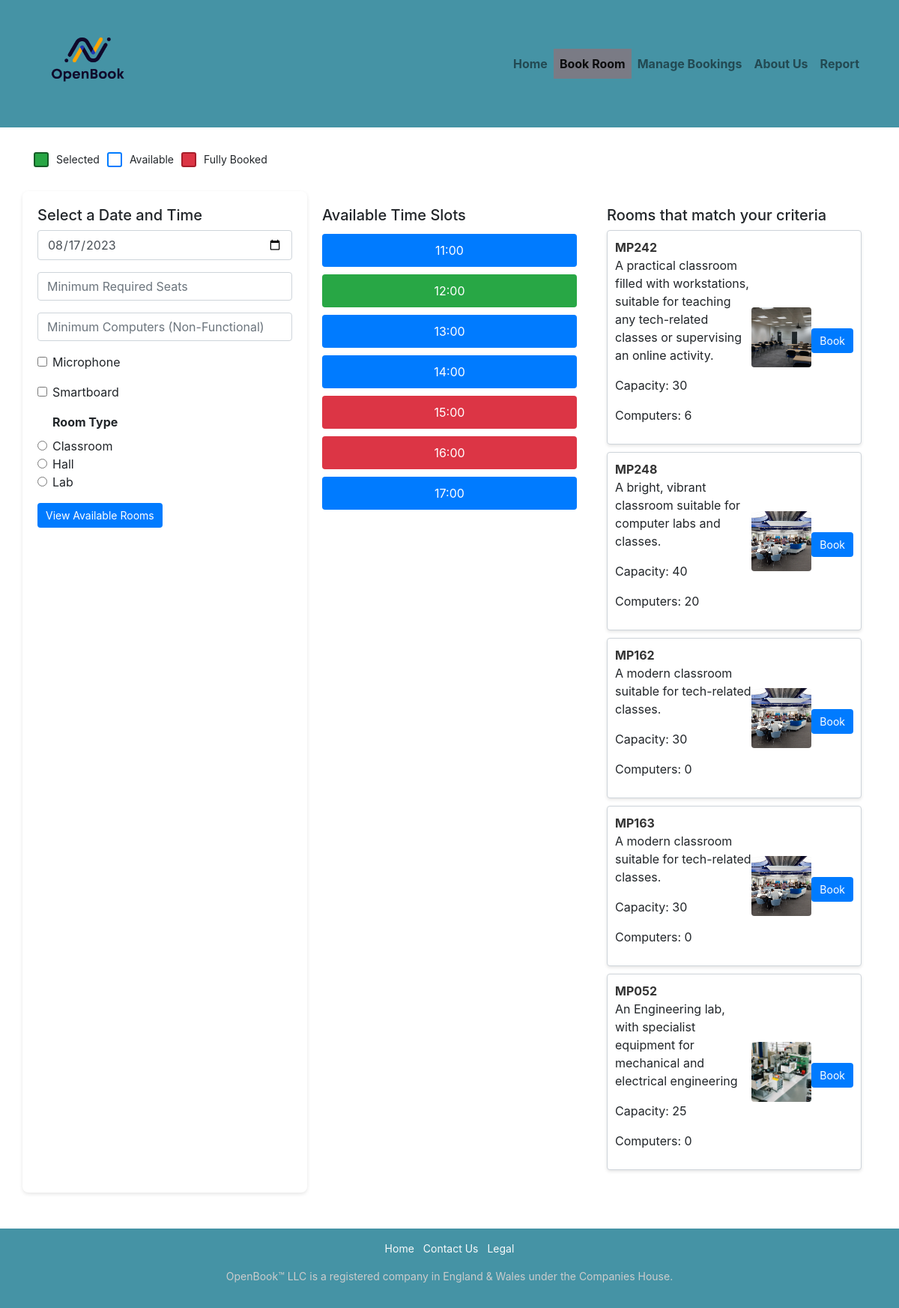
The app's page /RoomSelection.php?buildingID=1 with its own data.
### tables this page shows
CREATE TABLE `rooms` (
  `roomID` int(11) NOT NULL,
  `building` int(11) NOT NULL,
  `roomName` varchar(255) NOT NULL,
  `roomDesc` text DEFAULT NULL,
  `roomImg` text DEFAULT NULL,
  `floor` int(11) NOT NULL,
  `capacity` int(11) NOT NULL,
  `roomType` enum('Classroom','Hall','Lab') DEFAULT NULL
);

### RoomSelection.php (the view, shortened to what this page needs)
<?php
$timeSlots = [
    "11:00" => "available",
    "12:00" => "selected",
    "13:00" => "available",
    "14:00" => "available",
    "15:00" => "booked",
    "16:00" => "booked",
    "17:00" => "available",
];
function getComputerCount($conn, $roomID) {
    $query = "SELECT COUNT(*) as num_computers FROM computers c JOIN equipment e ON c.equipmentID = e.equipmentID WHERE e.designatedRoom = $roomID";
    $result = mysqli_query($conn, $query);
    $data = mysqli_fetch_assoc($result);
    return $data['num_computers'];
}
?>
<!DOCTYPE html>
<html lang="en">
<head>
    <link rel="stylesheet" href="https://maxcdn.bootstrapcdn.com/bootstrap/4.0.0/css/bootstrap.min.css">
    <link rel="stylesheet" href="public_html/style/main.css">
</head>
<body>
    <nav class="navbar navbar-expand-lg navbar-light bg-teal">
        <div class="container">
            <a class="navbar-brand" href="index.php">
                <img src="public_html/images/OpenBook_Logo.png" alt="OpenBook Logo" class="OBLogo">
            </a>
            <div class="navbar-nav ml-auto">
                <a class="nav-item nav-link" href="index.php">Home</a>
                <a class="nav-item nav-link active" href="BookRooms.php">Book Room</a>
                <a class="nav-item nav-link" href="ManageBookings.php">Manage Bookings</a>
                <a class="nav-item nav-link" href="AboutUs.php">About Us</a>
                <a class="nav-item nav-link" href="ReportPage.php">Report</a>
            </div>
        </div>
    </nav>
    <div class="container">
        <div class="availability-key">
            <p>
                <span class="key-selected"></span> Selected
                <span class="key-available"></span> Available
                <span class="key-booked"></span> Fully Booked
            </p>
        </div>
        <div class="row">
            <div class="col-md-4 calendar-container">
                <h5>Select a Date and Time</h5>
                <form method="POST" action="RoomSelection.php">
                    <input type="date" name="selected_date" class="form-control" value="2023-08-17">
                    <input type="number" name="min_seats" class="form-control mt-3" placeholder="Minimum Required Seats" min="1" max="500">
                    <input type="number" name="min_seats" class="form-control mt-3" placeholder="Minimum Computers (Non-Functional)" min="1" max="500">
                    <div class="form-check mt-3">
                        <input class="form-check-input" type="checkbox" name="microphone" id="microphone">
                        <label class="form-check-label" for="microphone">Microphone</label>
                    </div>
                    <div class="form-check mt-3">
                        <input class="form-check-input" type="checkbox" name="smartboard" id="smartboard">
                        <label class="form-check-label" for="smartboard">Smartboard</label>
                    </div>
                    <div class="form-check mt-3">
                        <label><b>Room Type</b></label><br>
                        <input class="form-check-input" type="radio" name="room_type" id="classroom" value="classroom">
                        <label class="form-check-label" for="classroom">Classroom</label><br>
                        <input class="form-check-input" type="radio" name="room_type" id="hall" value="hall">
                        <label class="form-check-label" for="hall">Hall</label><br>
                        <input class="form-check-input" type="radio" name="room_type" id="lab" value="lab">
                        <label class="form-check-label" for="lab">Lab</label>
                    </div>
                    <button type="submit" class="btn btn-primary mt-3">View Available Rooms</button>
                </form>
            </div>
            <div class="col-md-4 time-container">
                <h5>Available Time Slots</h5>
                <?php foreach ($timeSlots as $time => $status): ?>
                    <?php $class = $status === 'booked' ? 'time-slot booked' : ($status === 'selected' ? 'time-slot selected' : 'time-slot'); ?>
                    <form method='POST' action='RoomSelection.php'>
                        <button name='selected_time' value='<?php echo $time; ?>' class='<?php echo $class; ?>'><?php echo $time; ?></button>
                    </form>
                <?php endforeach; ?>
            </div>
            <div class="col-md-4 room-container">
                <h5>Rooms that match your criteria</h5>
                <?php
                include "resources/database.php";
                $buildingID = isset($_POST['buildingID']) ? intval($_POST['buildingID']) : (isset($_GET['buildingID']) ? intval($_GET['buildingID']) : 0);
                $minSeats = isset($_POST['min_seats']) ? intval($_POST['min_seats']) : 0;
                if ($buildingID > 0) {
                    $roomSql = "SELECT * FROM rooms WHERE building = $buildingID AND capacity >= $minSeats";
                    $fetchedRooms = mysqli_query($conn, $roomSql);
                    foreach ($fetchedRooms as $room) {
                        $numComputers = getComputerCount($conn, $room['roomID']);
                        $class = 'room-card';
                        echo "<div class='$class'>
                                <div>
                                    <strong>{$room['roomName']}</strong>
                                    <p>{$room['roomDesc']}</p>
                                    <p>Capacity: {$room['capacity']}</p>
                                    <p>Computers: $numComputers</p>
                                </div>
                                <img src='{$room['roomImg']}' alt='{$room['roomName']}'>
                                <form method='GET' action='RoomBooking.php'>
                                    <button name='roomID' value='{$room['roomID']}' class='btn btn-primary mt-2'>Book</button>
                                    <input type='hidden' name='buildingID' value='$buildingID'>
                                </form>
                              </div>";
                    }
                } else {
                    echo "<p class='text-danger'>Invalid building selected.</p>";
                }
                ?>
            </div>
        </div>
    </div>
    <footer class="text-white text-center py-3 mt-5">
        <div class="container">
            <ul class="list-inline">
                <li class="list-inline-item"><a href="index.php" class="text-light">Home</a></li>
                <li class="list-inline-item"><a href="#" class="text-light">Contact Us</a></li>
                <li class="list-inline-item"><a href="#" class="text-light">Legal</a></li>
            </ul>
            <p class="mt-3">OpenBook™ LLC is a registered company in England & Wales under the Companies House.</p>
        </div>
    </footer>
</body>
</html>

### public_html/style/main.css (style rules this page uses)
* { margin: 0; padding: 0; box-sizing: border-box; }
.nav-link.active { color: white ; }
.navbar-brand, .nav-link { font-weight: bold; }
.navbar { background-color: #4593A5; color: white; }
.OBLogo { height: 9rem !important; width: auto !important; }
.bg-teal { background-color: #4593A5; color: white; }
.container { z-index: 5; }
footer { background-color: #4593A5; }
footer div { font-size: 14px; color: #ccc; }
.availability-key p { display: flex; gap: 10px; align-items: center; margin-bottom: 2rem; font-size: 14px; padding-top: 2rem; }
.key-selected, .key-available, .key-booked { width: 20px; height: 20px; display: inline-block; border-radius: 3px; }
.key-selected { background-color: #28a745; border: 2px solid #155d27; }
.key-available { background-color: #ffffff; border: 2px solid #007bff; }
.key-booked { background-color: #dc3545; border: 2px solid #a71d2a; }
.calendar-container { background: #ffffff; padding: 20px; border-radius: 8px; box-shadow: 0px 2px 5px rgba(0, 0, 0, 0.1); }
.time-container { padding: 20px; }
.time-slot { width: 100%; margin: 5px 0; padding: 10px; font-size: 16px; border-radius: 4px; border: none; color: white; }
.time-slot.booked { background-color: #dc3545; color: #fff; cursor: not-allowed; }
.time-slot.selected { background-color: #28a745; color: #fff; }
.time-slot:not(.booked):not(.selected) { background-color: #007bff; color: #fff; }
.room-container { padding: 20px; }
.room-card { display: flex; align-items: center; justify-content: space-between; padding: 10px; margin-bottom: 10px; border: 1px solid #ced4da; border-radius: 4px; background-color: #ffffff; box-shadow: 0px 2px 4px rgba(0, 0, 0, 0.1); }
.room-card img { width: 80px; height: 80px; object-fit: cover; border-radius: 4px; }
.room-card strong { color: #333333; }
.btn-primary { background-color: #007bff; border-color: #007bff; color: white; font-size: 14px; padding: 5px 10px; border-radius: 4px; }
.btn { border-color: #f4f4f400; color: white; font-size: 14px; padding: 5px 10px; border-radius: 4px; }
.active { background: #7a7b85; }

### records on screen
rooms: roomName "MP242", roomDesc "A practical classroom filled with workstations, suitable for teaching any tech-related classes or supervising an online activity.", capacity "30", numComputers "6", shows a picture, $room['roomID'] 1 (drawn)
rooms: roomName "MP248", roomDesc "A bright, vibrant classroom suitable for computer labs and classes.", capacity "40", numComputers "20", roomImg (picture), $room['roomID'] 2 (drawn)
rooms: roomName "MP162", roomDesc "A modern classroom suitable for tech-related classes.", capacity "30", numComputers "0", roomImg (picture), $room['roomID'] 4 (drawn)
rooms: roomName "MP163", roomDesc "A modern classroom suitable for tech-related classes.", capacity "30", numComputers "0", roomImg (picture), $room['roomID'] 5 (drawn)
rooms: roomName "MP052", roomDesc "An Engineering lab, with specialist equipment for mechanical and electrical engineering", capacity "25", numComputers "0", roomImg (picture), $room['roomID'] 10 (drawn)

### other values on screen
$time "11:00"
$time "12:00"
$time "13:00"
$time "14:00"
$time "15:00"
$time "16:00"
$time "17:00"
